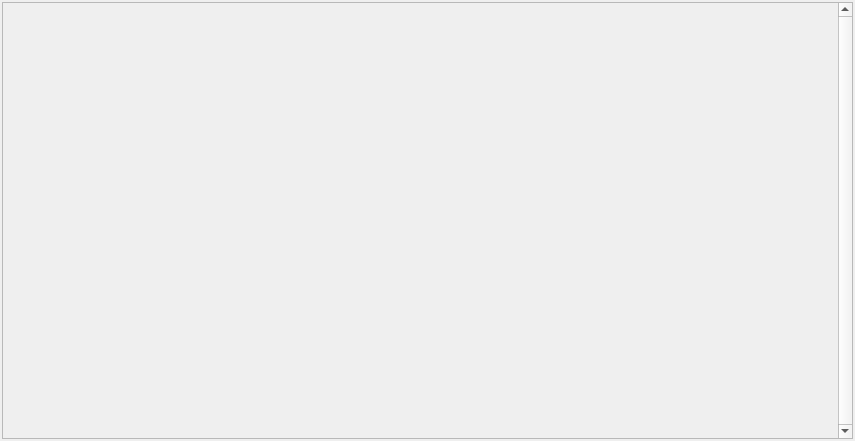
<?xml version="1.0" encoding="UTF-8"?>
<ui version="4.0">
 <class>ChannelContainer</class>
 <widget class="QWidget" name="ChannelContainer">
  <property name="geometry">
   <rect>
    <x>0</x>
    <y>0</y>
    <width>855</width>
    <height>441</height>
   </rect>
  </property>
  <property name="windowTitle">
   <string>Form</string>
  </property>
  <layout class="QHBoxLayout" name="horizontalLayout">
   <property name="leftMargin">
    <number>2</number>
   </property>
   <property name="topMargin">
    <number>2</number>
   </property>
   <property name="rightMargin">
    <number>2</number>
   </property>
   <property name="bottomMargin">
    <number>2</number>
   </property>
   <item>
    <widget class="QScrollArea" name="scrollArea">
     <property name="verticalScrollBarPolicy">
      <enum>Qt::ScrollBarAlwaysOn</enum>
     </property>
     <property name="horizontalScrollBarPolicy">
      <enum>Qt::ScrollBarAlwaysOff</enum>
     </property>
     <property name="widgetResizable">
      <bool>true</bool>
     </property>
     <property name="alignment">
      <set>Qt::AlignLeading|Qt::AlignLeft|Qt::AlignTop</set>
     </property>
     <widget class="QWidget" name="scrollAreaWidgetContents">
      <property name="geometry">
       <rect>
        <x>0</x>
        <y>0</y>
        <width>832</width>
        <height>435</height>
       </rect>
      </property>
      <layout class="QVBoxLayout" name="verticalLayout">
       <property name="spacing">
        <number>2</number>
       </property>
       <property name="sizeConstraint">
        <enum>QLayout::SetDefaultConstraint</enum>
       </property>
       <property name="leftMargin">
        <number>2</number>
       </property>
       <property name="topMargin">
        <number>2</number>
       </property>
       <property name="rightMargin">
        <number>2</number>
       </property>
       <property name="bottomMargin">
        <number>2</number>
       </property>
       <item>
        <widget class="QWidget" name="widget" native="true">
         <property name="minimumSize">
          <size>
           <width>0</width>
           <height>20</height>
          </size>
         </property>
         <property name="maximumSize">
          <size>
           <width>16777215</width>
           <height>20</height>
          </size>
         </property>
        </widget>
       </item>
       <item>
        <spacer name="verticalSpacer">
         <property name="orientation">
          <enum>Qt::Vertical</enum>
         </property>
         <property name="sizeHint" stdset="0">
          <size>
           <width>20</width>
           <height>40</height>
          </size>
         </property>
        </spacer>
       </item>
      </layout>
     </widget>
    </widget>
   </item>
  </layout>
 </widget>
 <resources/>
 <connections/>
</ui>
